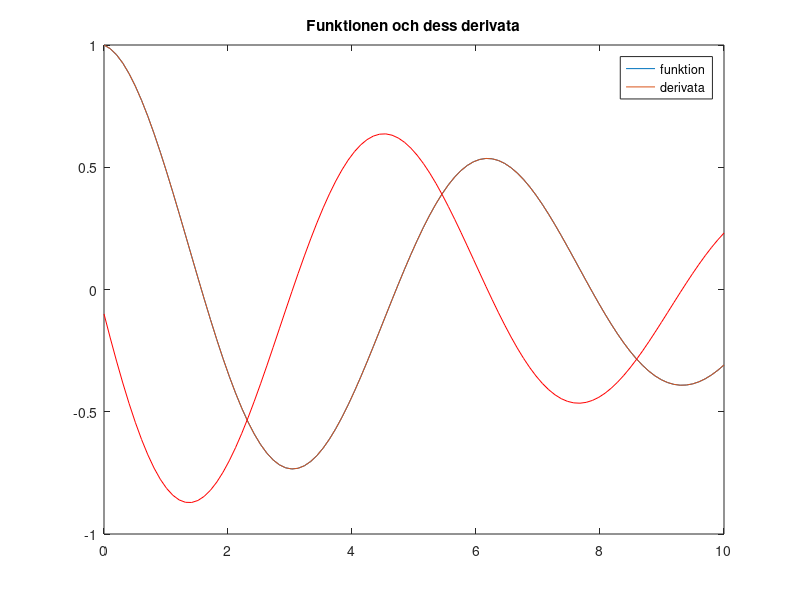

Reproduce this figure in MATLAB.

%% Uppgift d2
disp(pi)
disp(sqrt(3))
disp(sqrt(-3))
disp(sqrt(i))
disp(exp(pi*i))


%% uppgift d3
z = sqrt(-3);
disp(abs(z))
disp(angle(z))

z = sqrt(i);
disp(real(z))
disp(imag(z))

 %% Komplexa tal   
 a = 3 + 2i; 
 b = 5 - i; 
 x = a * b 
 
 % Den sista f?r att vi inte supressar den
 
 
%% Funktioner
g = @(x) exp(-0.1*x).*cos(x);
x = linspace(0,10);
% Att det ?r en radvektor, 100st, ja
y = g(x);
plot(x,y)

%% Derivator
h = 1e-6;
%y = @(x) 2*x;

deriv = @(f,x) (f(x+h)-f(x))/h;

hold on
plot(x,y)
plot(x, deriv(g, x), 'r-') 
hold off

title('Funktionen och dess derivata') 
legend('funktion', 'derivata') 
print('funktionsbild','-dpng')

%% Unders?ka derivator
h1 = @(x) exp(-0.1.*x).*cos(x)-0.1.*exp(-0.1.*x).*sin(x);
h2 = @(x) -0.1.*exp(-0.1.*x).*cos(x)-exp(-0.1.*x).*sin(x);
h3 = @(x) -0.1.*exp(-0.1.*x).*cos(x)-0.1.*exp(-0.1.*x).*sin(x);

hv1 = h1(x);
hv2 = h2(x);
hv3 = h3(x);
der = deriv(g,x);

diff1 = hv1 - der;
diff2 = hv2 - der;
diff3 = hv3 - der;
norm(diff1)
norm(diff2)
norm(diff3)

%% Matriser
del1 = 5*eye(5);
del2 = 6*ones(4,5);
M = [del1;del2]

A = [ 4 4 8 ; 8 4 4 ; 3 6 3];
y1 = [-8;-32;6];
x1 = A\y1
A*x1
% st?mmer

B = [ 1 1 -1 ; 2 1 1 ; 4 3 -1];
det(B)
y2 = [2;3;4];
x2 = B\y2
% l?sning saknas